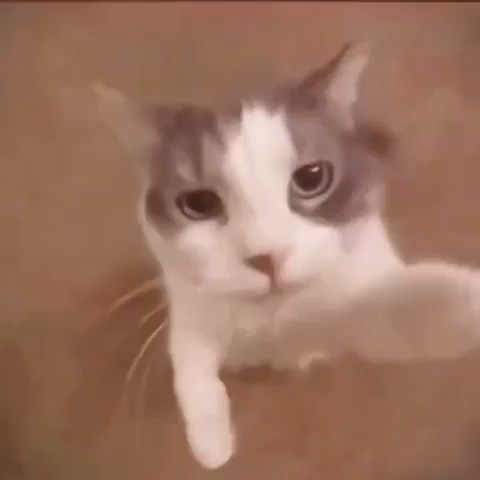
#> input picture frame 0 of source/cat.mp4, 480 x 480 px
$ python extract_frames.py
#> lines starting #> are read from the running program, lines starting #| are printed output that depends on the picture
import cv2
import os

# this script will take a videofile and create an image sequence out of it for animation in JS
def extract_frames(video_path, output_folder, num_frames, frame_size, jpeg_quality=90):
#> called with video_path = 'source/cat.mp4', output_folder = 'image-sequence', num_frames = 50, frame_size = (800, 600), jpeg_quality = 35
    if not os.path.exists(output_folder):
        os.makedirs(output_folder)

    cap = cv2.VideoCapture(video_path)
    total_frames = int(cap.get(cv2.CAP_PROP_FRAME_COUNT))
    frame_step = total_frames // num_frames

    for i in range(num_frames):
        frame_pos = i * frame_step
        cap.set(cv2.CAP_PROP_POS_FRAMES, frame_pos)
        success, frame = cap.read()

        if success:
            resized_frame = cv2.resize(frame, frame_size, interpolation=cv2.INTER_LINEAR)
            output_file = os.path.join(output_folder, f"frame_{i:03d}.jpg")  # Change the file extension to .jpg
            cv2.imwrite(output_file, resized_frame, [cv2.IMWRITE_JPEG_QUALITY, jpeg_quality])  # Add the JPEG quality parameter
        else:
            print(f"Failed to read frame at position {frame_pos}")
#> this loop made 31 passes
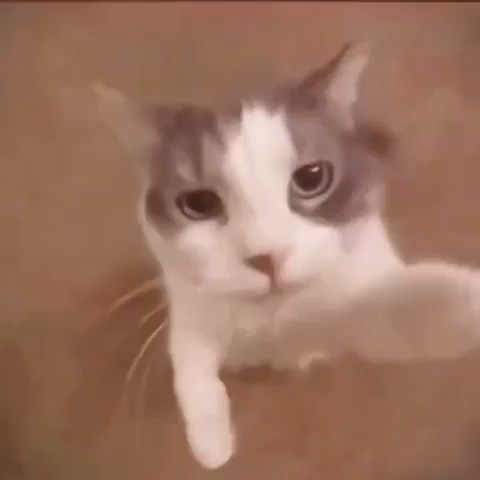
#> input picture frame 0 of source/cat.mp4, 480 x 480 px
#> pass 1, in extract_frames, `resized_frame = cv2.resize(frame, frame_size, interpolation=cv2.INTER_..`:
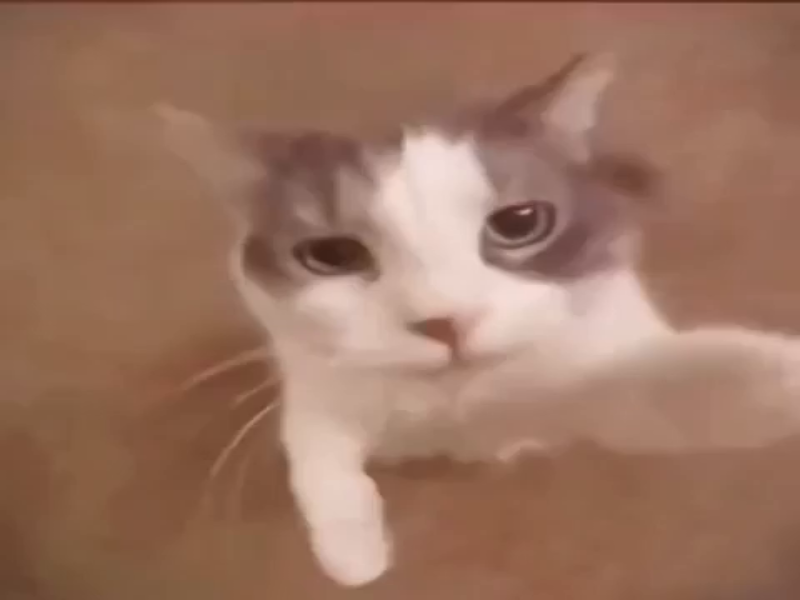
#> resized_frame: shape (600, 800, 3); mean B, G, R 96.9, 116.1, 155.8
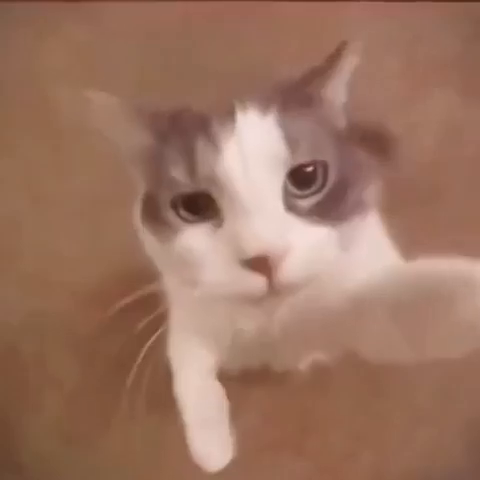
#> input picture frame 3 of source/cat.mp4, 480 x 480 px
#> pass 2, in extract_frames, `resized_frame = cv2.resize(frame, frame_size, interpolation=cv2.INTER_..`:
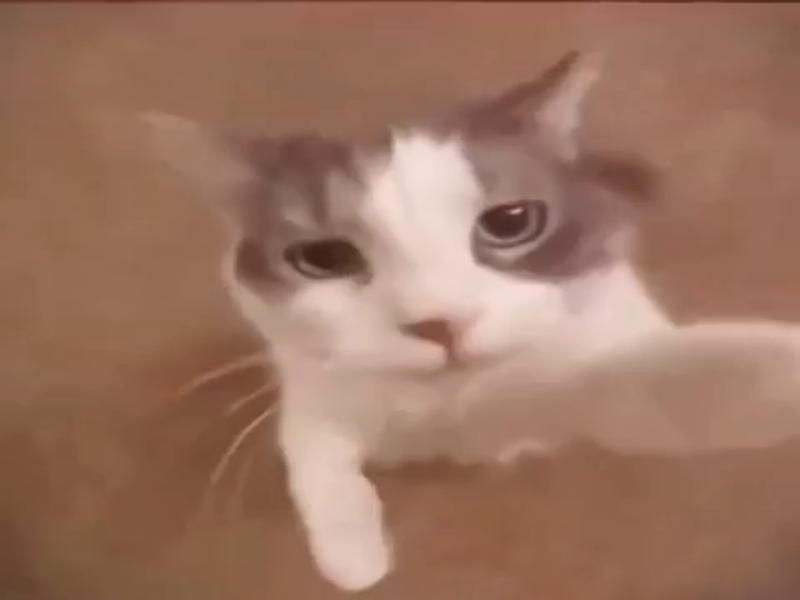
#> resized_frame: shape (600, 800, 3); mean B, G, R 97.1, 116.1, 155.9
#> after the loop:
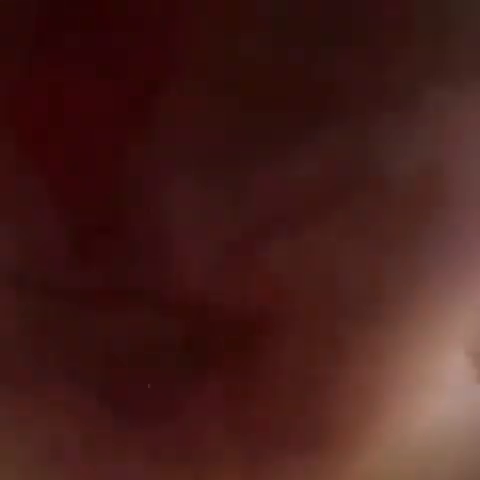
#> frame: shape (480, 480, 3); mean B, G, R 25.9, 29.6, 68

    cap.release()

# this is the actual portion of the python code that runs when you execute the script or press play in your editor
if __name__ == "__main__":

    video_path = "source/cat.mp4"
    output_folder = "image-sequence"
    num_frames = 50
    frame_size = tuple(map(int, "800x600".split("x")))
    jpeg_quality = 35  # Set the desired JPEG compression quality (1-100, higher means better quality)

    extract_frames(video_path, output_folder, num_frames, frame_size, jpeg_quality)

$ run again, starting later in the video
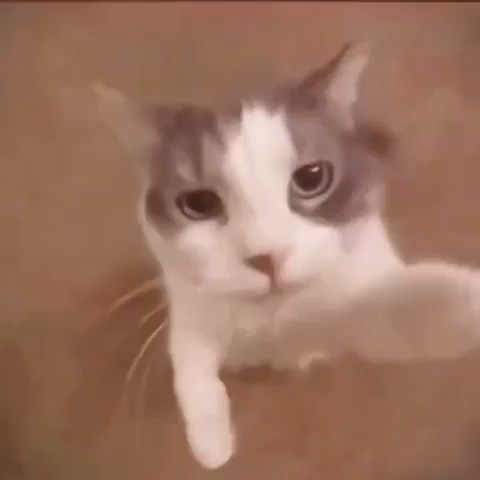
#> input picture frame 0 of source/cat.mp4, 480 x 480 px
#> the loop in extract_frames, `for i in range(num_frames):` made 31 passes
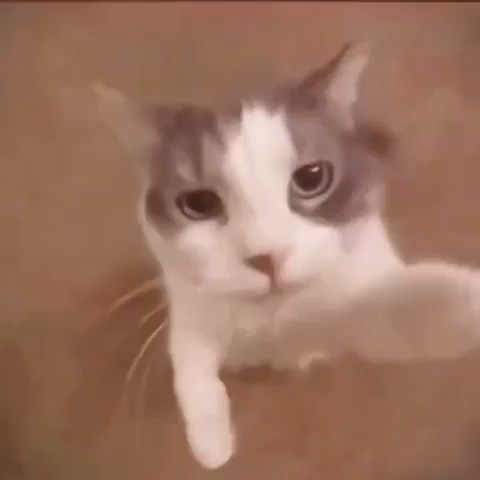
#> input picture frame 0 of source/cat.mp4, 480 x 480 px
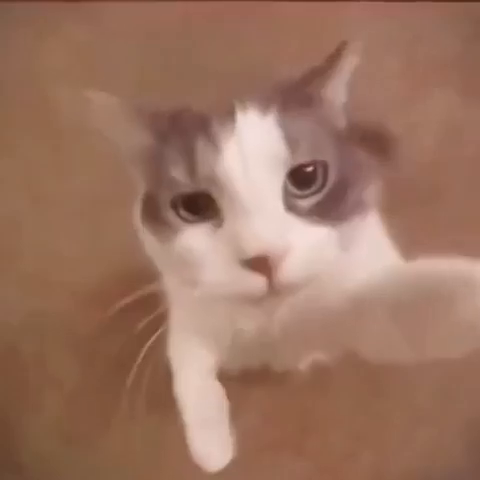
#> input picture frame 3 of source/cat.mp4, 480 x 480 px

$ run again, starting later in the video
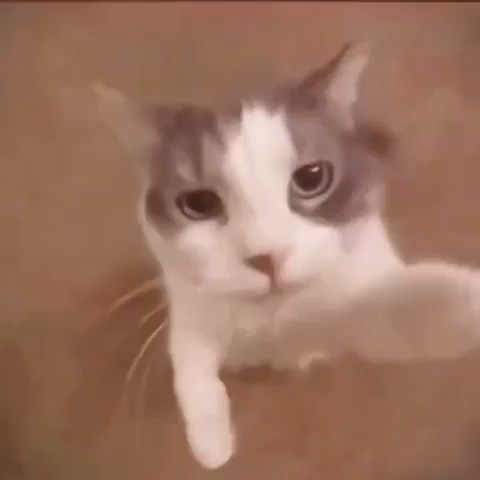
#> input picture frame 0 of source/cat.mp4, 480 x 480 px
#> the loop in extract_frames, `for i in range(num_frames):` made 31 passes
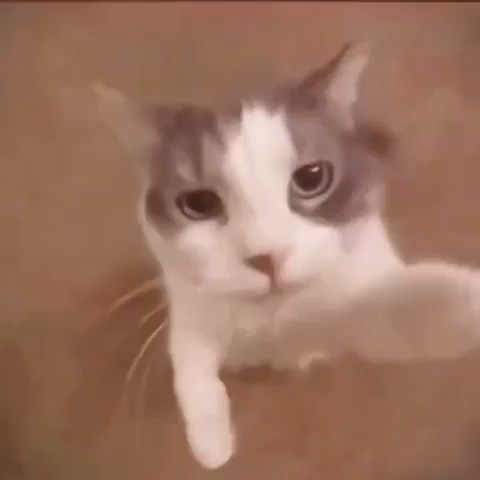
#> input picture frame 0 of source/cat.mp4, 480 x 480 px
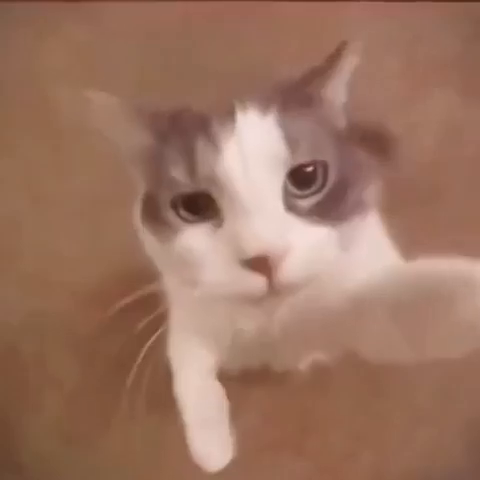
#> input picture frame 3 of source/cat.mp4, 480 x 480 px
